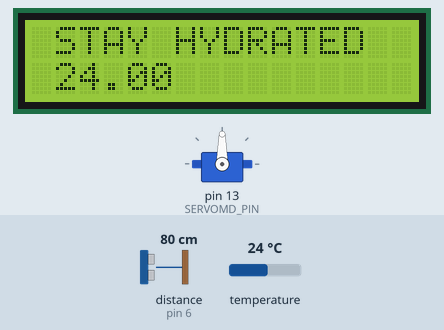
Simulated run of this sketch. Board: Arduino Uno, built with avr-gcc and run on an emulated ATmega328P. Shown: servo, 16×2 character LCD. Wiring (inferred from the names in the program): ultrasonic range finder: trigger pin 7; echo pin 6. Inputs (shaded band) come from the test bench; at power-on: temperature 24 °C, distance to the obstacle (sensor on pin 6) 80 cm. The echo pulse lasts 58.3 µs per cm; what the sketch prints to the serial monitor is not drawn.

Above: at 1.4 s.
1.5 s: temperature set to 12 °C
At 3.3 s:
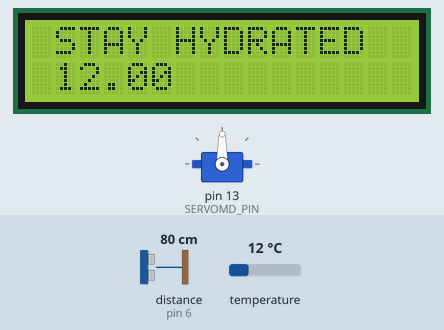
3.6 s: temperature set to 19 °C
At 4.9 s:
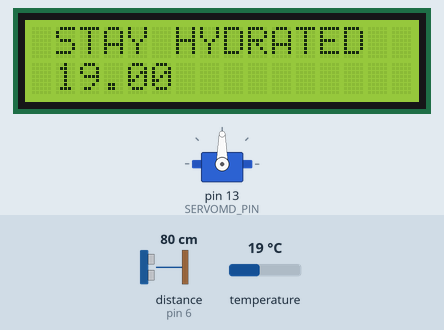
6.1 s: temperature set to 28 °C
At 7.5 s:
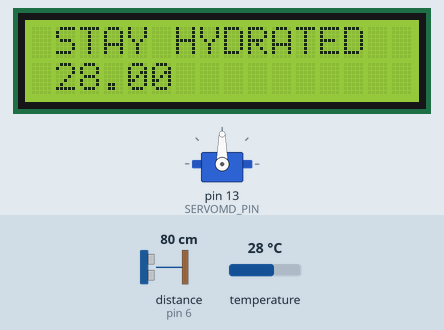
Timing chart, 0 to 9.1 s (numbered marks = the images above; inputs shaded):
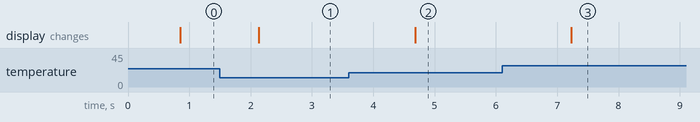

Measured:
- after the input at 1.5 s, the display: changes after 0.63 s (image 1)
- after the input at 3.6 s, the display: changes after 1.1 s (image 2)
- after the input at 6.1 s, the display: changes after 1.1 s (image 3)

The sketch:

code_present.ino
```cpp
#include <Servo.h>
#include <OneWire.h>
#include <DallasTemperature.h>
#include <LiquidCrystal.h>


/*---------------Global Scope--------------------------*/

Servo servo1;  // create servo instance to control a servo
int pos = 0;    // variable to store the servo position
long distance;
float temp1;
int margin1 = 15; // Sensor 1 - Margin
int state =1;
long duration1,cm1,gcm1;
int a=0;


/*--------------------------Pin Connections-----------*/
#define TEMP_PIN 8        // Temp Sensor Pin
#define TRIG_PIN_1 7      // Trigger Pin of Ultrasonic Sensor 1
#define ECHO_PIN_1 6      // Echo Pin of Ultrasonic Sensor 1
#define SERVOMD_PIN 13    // Servo Pin

/*--------LCD PINS---*/
#define LCD_PIN_RS  12
#define LCD_PIN_E  11
#define LCD_PIN_DB4 5
#define LCD_PIN_DB5 4
#define LCD_PIN_DB6 3
#define LCD_PIN_DB7 2

/* LCD */
LiquidCrystal lcd(LCD_PIN_RS, LCD_PIN_E, LCD_PIN_DB4, LCD_PIN_DB5, LCD_PIN_DB6, LCD_PIN_DB7);


/* Temp Sensor Fixing */
OneWire oneWire1(TEMP_PIN); // Setup a oneWire instance to communicate with any OneWire devices
DallasTemperature sensors(&oneWire1); // Pass our oneWire reference to Dallas Temperature.

/*---------------------------Functions--------------------------*/
long microsecondsToCentimeters(long microseconds) //for Distance sensor
{
   return microseconds / 29 / 2;
}

Servo tapOpen(Servo servo)
{
  pos = 90;
  servo.write(pos);      // tell servo to go to position in variable 'pos'

}

Servo tapClose(Servo servo)
{
  pos = 0;
  servo.write(pos);     // tell servo to go to position in variable 'pos'
}


/*-------------Intial Setup-------------------------*/
void setup()
{
// Starting Serial Terminal Giving a Baudrate of 9600
   Serial.begin(9600);
//Servo Motor Beginning
   servo1.attach(SERVOMD_PIN);

/* -----------Temp Sensor Beginning --------------------*/
    sensors.begin();   // Start up the library
/*----------------------LCD beginning------------------------------------- */
    lcd.begin(16, 2); // set up the LCD's number of columns and rows:
    lcd.print("Arduino Tutorial"); //// Print a message to the LCD.
}

/*----------------------Main LOOP---------------------------------------------------------------*/
void loop() {

/*------------------------- Distance Sensor 1 --------------------------*/
   pinMode(TRIG_PIN_1, OUTPUT);
   digitalWrite(TRIG_PIN_1, LOW);
   delayMicroseconds(2);
   digitalWrite(TRIG_PIN_1, HIGH);
   delayMicroseconds(10);
   digitalWrite(TRIG_PIN_1, LOW);
   pinMode(ECHO_PIN_1, INPUT);

   duration1 = pulseIn(ECHO_PIN_1, HIGH);
   gcm1 = microsecondsToCentimeters(duration1);
   Serial.print(gcm1);
   Serial.print("cm1");
   Serial.println();
   if(gcm1 < 500 || gcm1 != 0)  // For filtering the Junk values
   {
     cm1 = gcm1;
   }

/*-------------------------Temperature sensor-----------------------------------*/

   sensors.requestTemperatures(); // Send the command to get temperatures

   Serial.print("Temperature is: ");
   temp1 = sensors.getTempCByIndex(0);
   Serial.print(temp1);


lcd.clear();
lcd.setCursor(1,1);
lcd.print(temp1);


  /*------------------Finite State Machine ---------------------*/
  Serial.println(state);
  switch (state)
    {
     case 1: /* IDLE State with tap Closed */

          tapClose(servo1);
          if(cm1 > margin1)
          {
            a =0;
          }
          if(cm1<margin1 && cm1 != 0) //An object is present
          {
            a++;
          }
          if(a == 3)
          {
            state = 2 ;
          }
          lcd.setCursor(1,0);
          lcd.print("STAY HYDRATED");

          break;

    case 2: /* Tap opening */

          tapOpen(servo1);
          a = 0;
          state = 3;
          // s2i = cm2; // Taking the initial reading
          lcd.setCursor(1,0);
          lcd.print("Tap opening");

          break;
    case 3: /* IDLE Tap open  */

          if(cm1 > margin1)  // No Object is Placed at the Station
          {
            state = 4;
          }
          lcd.setCursor(1,0);
          lcd.print("Hold Still");
         break;

    case 4: /* Tap Closing */
          lcd.setCursor(1,0);
          lcd.print("Tap Closing ");

          tapClose(servo1);
          state = 1;
          break;
    }


 delay(500);
}
```
